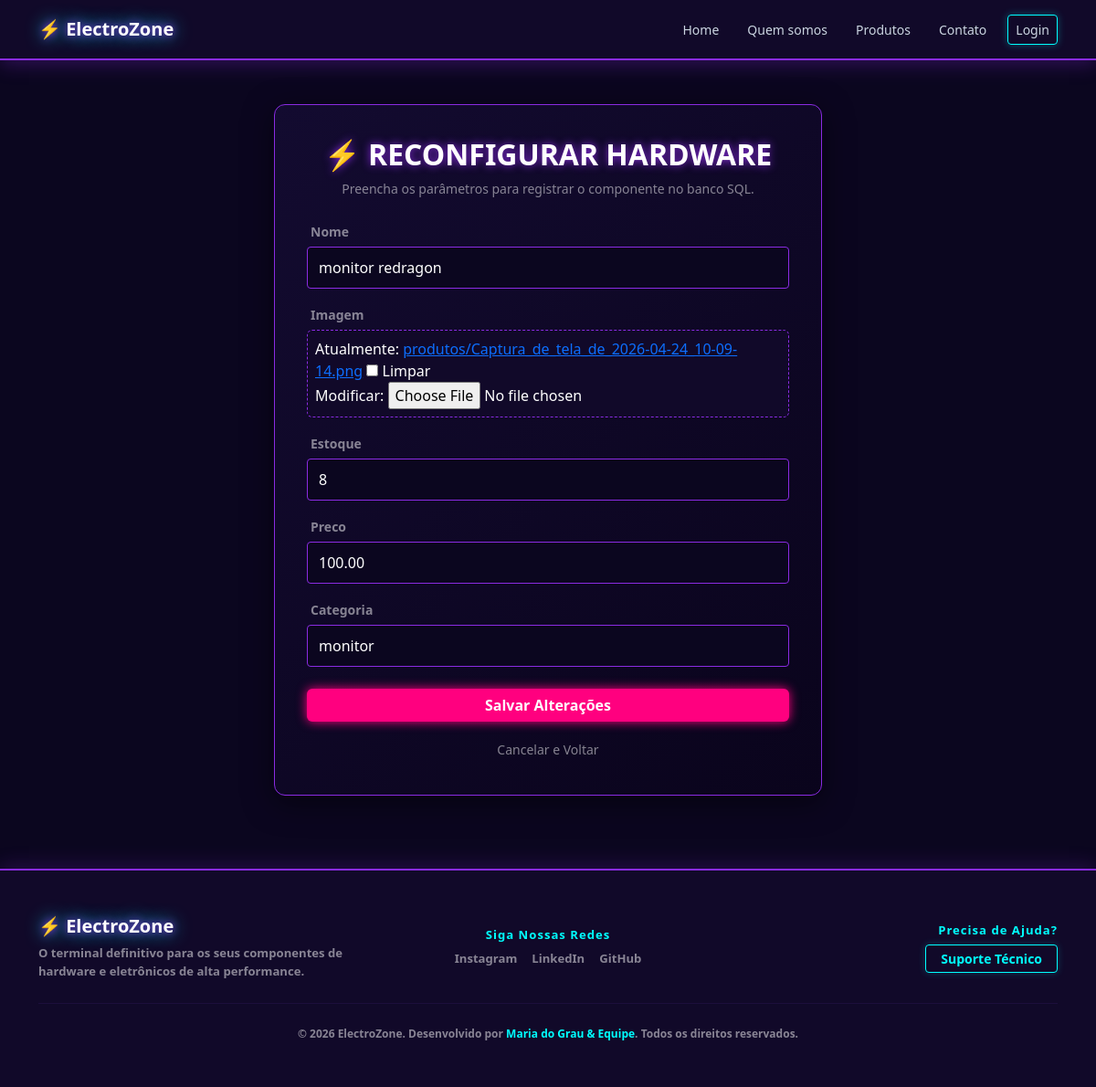
The page /edit-produto/1/ on the database its author committed.
### app/models.py (models this page shows, shortened)
class Produto(models.Model):
    nome = models.CharField(max_length=150)
    preco = models.DecimalField(max_digits=10, decimal_places=2)
    estoque = models.IntegerField(default=10)
    imagem = models.ImageField(upload_to="produtos/", null=True, blank=True)
    categoria = models.ForeignKey(Categoria, on_delete=models.CASCADE)

### app/views.py (the view)
# urls.py: path('edit-produto/<int:id>/', views.editproduto, name='editproduto'),
def editproduto(request, id):
    produto = get_object_or_404(Produto, id=id)
    if request.method == 'POST':
        form = ProdutoForm(request.POST, request.FILES, instance=produto)
        if form.is_valid():
            form.save()
            return redirect('listarprodutoadmin')
    else:
        form = ProdutoForm(instance=produto)
    return render(request, 'add-produto.html', {'form': form, 'editando': True})

### app/forms.py
class ProdutoForm(forms.ModelForm):
    class Meta:
        model= Produto
        fields=['nome','imagem','estoque','preco','categoria']

### app/models.py (called while the page is built)
    def __str__(self):
        return self.nome

### app/templates/add-produto.html (shortened to what this page needs)
{% extends 'template.html' %}
{% block conteudo %}
<div class="container py-5 d-flex justify-content-center">
    <div class="content-box w-100" style="max-width: 600px; background: linear-gradient(135deg, #130b30 0%, #0a041c 100%); border: 1px solid #8a2be2; border-radius: 12px; box-shadow: 0 8px 32px rgba(0,0,0,0.5); padding: 35px;">
        <div class="text-center mb-4">
            <h2 class="fw-bold text-white mb-2" style="text-shadow: 0 0 10px #8a2be2;">
                {% if editando %}⚡ RECONFIGURAR HARDWARE{% else %}⚡ INJECT NEW HARDWARE{% endif %}
            </h2>
            <p class="text-white-50 small">Preencha os parâmetros para registrar o componente no banco SQL.</p>
        </div>
        <form method="POST" enctype="multipart/form-data" class="text-white">
            {% for field in form %}
            <div class="mb-3 text-start">
                <label class="form-label small fw-bold text-white-50 ms-1">{{ field.label }}</label>
                {% if field.field.widget.input_type == "file" %}
                    <div class="p-2 rounded" style="background-color: #110929; border: 1px dashed #8a2be2;">
                        {{ field }}
                    </div>
                {% else %}
                    <div class="input-group">
                        {{ field }}
                    </div>
                {% endif %}
            </div>
            {% endfor %}
            <div class="d-flex flex-column gap-2 mt-4">
                <button type="submit" class="btn fw-bold text-white py-2.5" style="background-color: #ff007f; box-shadow: 0 0 12px #ff007f; border: none; transition: 0.2s;">
                    {% if editando %}Salvar Alterações{% else %}Confirmar e Cadastrar{% endif %}
                </button>
                <a href="{% url 'listarprodutoadmin' %}" class="btn btn-sm text-white-50 text-center mt-2 bg-transparent border-0 small">
                    Cancelar e Voltar
                </a>
            </div>
        </form>
    </div>
</div>
{% endblock %}

### app/templates/template.html (style rules this page uses)
body { background-color: #0b061f; color: #ffffff; font-family: 'Segoe UI', Tahoma, Geneva, Verdana, sans-serif; display: flex; flex-direction: column; min-height: 100vh; margin: 0; }
.content-box { background: linear-gradient(135deg, #180f38 0%, #110929 100%); border: 1px solid #3d1d75; border-radius: 8px; padding: 2.5rem; box-shadow: 0 10px 25px rgba(0, 0, 0, 0.4); margin-bottom: 2rem; }
.form-label { color: #ffffff; font-weight: 600; font-size: 14px; margin-bottom: 6px; }
.form-control, .form-select { background-color: #0b061f !important; border: 1px solid #8a2be2 !important; color: #ffffff !important; border-radius: 4px; padding: 10px 12px; }

### rows shown on the page
Produto: form "monitor redragon" "8" "100.00" "monitor"

### other values the page prints
{{ field.label }} "Nome" "Imagem" "Estoque" "Preco" "Categoria"
